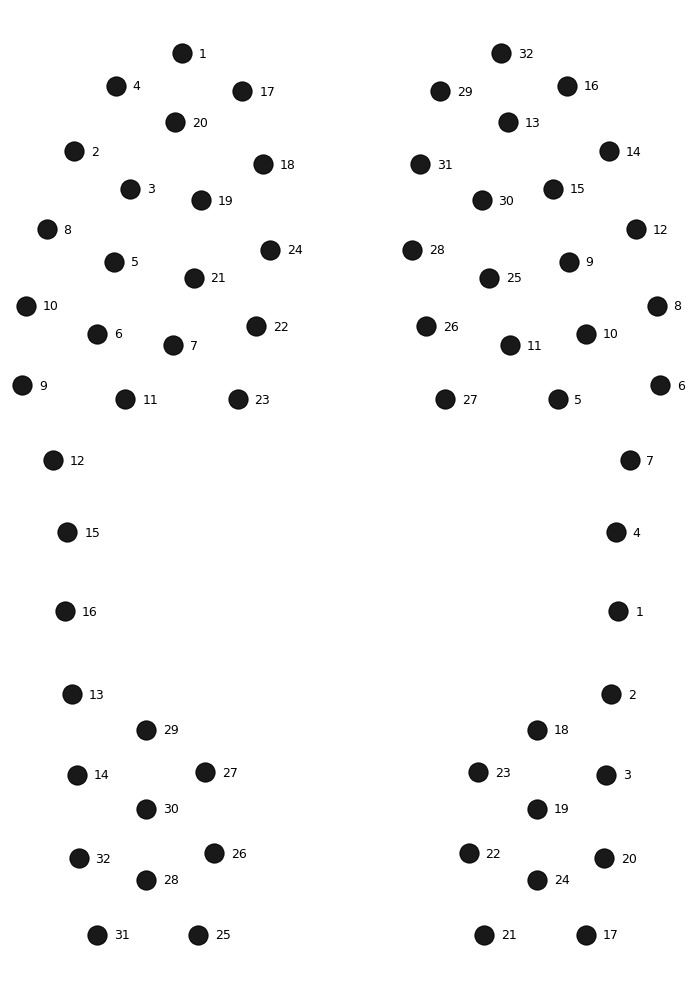
#> input picture data/raw/InsolesOpitrackDataset/insoles-number.jpeg, 695 x 989 px
$ python verify_sensor_layout.py
#> lines starting #> are read from the running program, lines starting #| are printed output that depends on the picture
"""Check which CSV pressure column belongs to which sensor on the insole diagram.

Why this exists: the dataset documents the sensors only as "PressureSensor 0-31"
and shows a numbered diagram (insoles-number.jpeg, labels 1-32). The link between
the two was not documented, so we TEST the natural guess
(CSV index i  ->  diagram label i+1, left file -> left diagram, right -> right).

Two independent tests on the real recordings, each compared with shuffled layouts:
  1. Heel-to-toe timing. In each step the heel loads first and the toes last, so a
     sensor's average timing inside a step should follow its position along the foot.
  2. Neighbours move together. Sensors that sit close on the diagram should have
     more similar load patterns than distant ones.

The result is EVIDENCE for the mapping, not confirmation from the dataset authors.

Run from the project root (needs: pip install scipy pillow matplotlib):

    python research/verify_sensor_layout.py

Writes backend/sensor_layout.json (used by the app) and outputs/layout_check.png
(detected sensors with their labels; compare it with insoles-number.jpeg).
"""

import json
import sys
from pathlib import Path

import numpy as np
import pandas as pd
from PIL import Image
from scipy import ndimage as ndi
from scipy.spatial.distance import pdist
from scipy.stats import spearmanr

ROOT = Path(__file__).resolve().parent.parent
sys.path.insert(0, str(ROOT))
from backend import config  # noqa: E402

IMAGE = config.DATASET_DIR / "insoles-number.jpeg"
OUT_JSON = ROOT / "backend" / "sensor_layout.json"
OUT_PNG = ROOT / "outputs" / "layout_check.png"
RNG = np.random.default_rng(0)

# Label numbers read by eye from insoles-number.jpeg (approximate pixel centres).
# They are only used to NAME the dots found by the detector below; the positions
# used by the app come from the detector. Check outputs/layout_check.png.
SEED_LEFT = {1:(182,53),4:(116,86),17:(242,91),20:(175,122),2:(74,151),18:(263,164),3:(130,189),19:(201,200),8:(47,229),24:(270,250),5:(114,262),21:(194,278),10:(26,306),6:(97,334),22:(256,326),7:(173,345),9:(22,385),11:(125,399),23:(238,399),12:(53,460),15:(67,532),16:(65,611),13:(72,694),29:(146,730),14:(77,775),27:(205,772),30:(146,809),32:(79,857),26:(214,853),28:(146,880),31:(97,935),25:(198,935)}
SEED_RIGHT = {32:(501,53),16:(567,86),29:(440,91),13:(508,122),14:(609,151),31:(420,164),15:(553,189),30:(482,200),12:(636,229),28:(412,250),9:(569,262),25:(489,278),8:(657,306),26:(426,326),10:(586,334),11:(510,345),6:(660,385),27:(445,399),5:(558,399),7:(630,460),4:(616,532),1:(618,611),2:(611,694),18:(537,730),3:(606,775),23:(478,772),19:(537,809),20:(604,857),22:(469,853),24:(537,880),21:(484,935),17:(586,935)}


def detect_dots():
    """Centres of the 64 black sensor dots (all the same size; digits are far smaller)."""
    gray = np.array(Image.open(IMAGE).convert("L"))
    labelled, n = ndi.label(gray < 100)
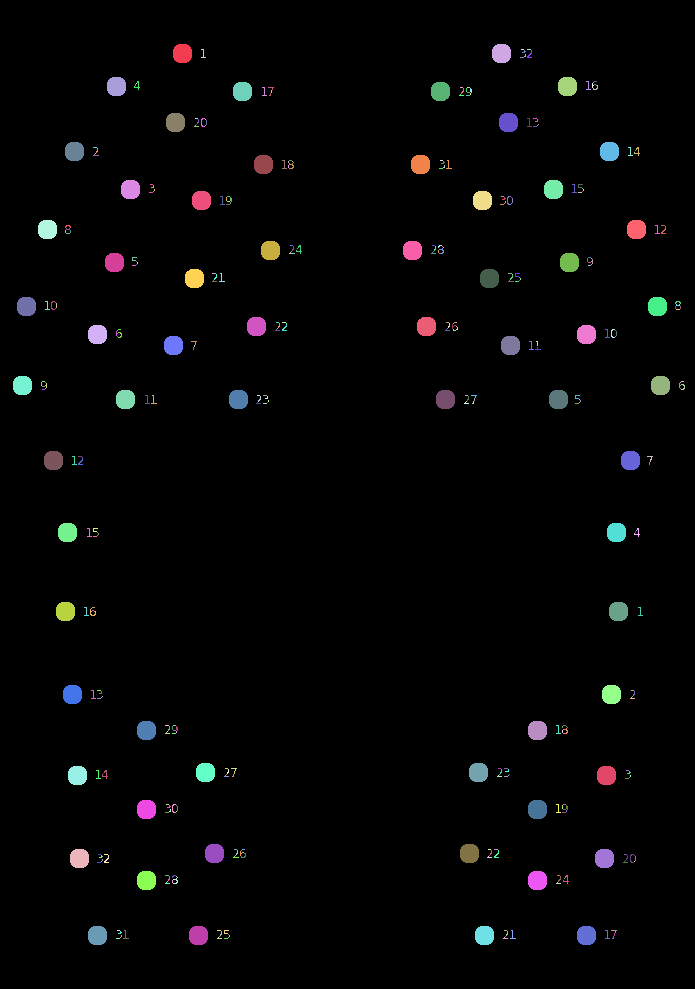
#> labelled: shape (989, 695) int32; 432 distinct labels, from 0 to 431; one colour per label, 0 black
#> n = 431
    areas = ndi.sum(np.ones_like(gray), labelled, range(1, n + 1))
#> areas = 431 values, max 313 at index 0, min 1 at index 16, mean 51.06
    keep = [i + 1 for i, a in enumerate(areas) if a > 150]
#> keep = 64 values from 1 to 407
    if len(keep) != 64:
        raise SystemExit(f"Expected 64 sensor dots, found {len(keep)}")
    centres = ndi.center_of_mass(np.ones_like(gray), labelled, keep)
#> centres = 64 pairs, first value 53 to 935, second value 22 to 660
    return np.array([(x, y) for y, x in centres]), gray.shape[1]


def name_dots(dots, seeds):
    """Give each detected dot its label (nearest seed, one-to-one)."""
    out = {}
    for label, (sx, sy) in seeds.items():
        d = np.hypot(dots[:, 0] - sx, dots[:, 1] - sy)
        j = int(d.argmin())
        if d[j] > 20:
            raise SystemExit(f"No dot near label {label}")
        out[label] = tuple(dots[j])
    if len({v for v in out.values()}) != 32:
        raise SystemExit("Two labels matched the same dot")
    return out


def load_side(side):
    """Per-frame sensor shares (for the neighbour test) and stance timings."""
    timing_num, timing_den, stances, shares = np.zeros(32), np.zeros(32), 0, []
    for p in range(1, 16):
        for t in range(1, 11):
            f = config.DATASET_DIR / f"P{p}" / f"M{t}" / f"M{t}_Preassure_{side}.csv"
            if not f.exists():
                continue
            P = pd.read_csv(f)[config.SENSOR_COLUMNS].to_numpy(float)
            s = P.sum(1)
            on = s > 0.25 * np.percentile(s, 95)
            if on.any():
                shares.append(P[on] / P[on].sum(1, keepdims=True))
            i = 0
            while i < len(on):
                if not on[i]:
                    i += 1
                    continue
                j = i
                while j < len(on) and on[j]:
                    j += 1
                if j - i >= 6 and i > 0 and j < len(on):      # complete steps only
                    seg = P[i:j] - P[i:j].min(0)
                    tt = np.linspace(0, 1, j - i)[:, None]
                    timing_num += (seg * tt).sum(0)
                    timing_den += seg.sum(0)
                    stances += 1
                i = j
    return timing_num / np.maximum(timing_den, 1e-9), np.vstack(shares), stances


def run_tests(side, positions):
    """positions: {label: (x, y)}. Hypothesis: CSV index i -> label i+1."""
    timing, shares, stances = load_side(side)
    xy = np.array([positions[i + 1] for i in range(32)], float)
    # Test 1: later in the step <-> nearer the toes (smaller y) => negative rho
    rho_t = spearmanr(timing, xy[:, 1]).statistic
    null_t = np.array([spearmanr(timing, RNG.permutation(xy[:, 1])).statistic for _ in range(3000)])
    # Test 2: closer on the diagram <-> more similar load share => negative rho
    corr = np.corrcoef(shares.T)[np.triu_indices(32, 1)]
    rho_n = spearmanr(corr, pdist(xy)).statistic
    null_n = np.array([spearmanr(corr, pdist(xy[RNG.permutation(32)])).statistic for _ in range(3000)])
    return {
        "steps_used": int(stances), "loaded_frames_used": int(len(shares)),
        "heel_to_toe_timing": {"spearman_rho": round(float(rho_t), 3),
                               "best_of_3000_shuffles": round(float(np.abs(null_t).max()), 3)},
        "neighbour_similarity": {"spearman_rho": round(float(rho_n), 3),
                                 "best_of_3000_shuffles": round(float(null_n.min()), 3)},
    }


def side_layout(side, dots_named):
    xs = {l: p[0] for l, p in dots_named.items()}
    ys = {l: p[1] for l, p in dots_named.items()}
    pts = np.array([(xs[l], ys[l]) for l in range(1, 33)])
    nn = np.sort(np.hypot(*(pts[:, None] - pts[None]).transpose(2, 0, 1)), axis=1)[:, 1]
    radius = float(0.4 * np.median(nn))
    pad = radius * 1.3
    x0, y0 = pts[:, 0].min() - pad, pts[:, 1].min() - pad
    return {
        "width": round(float(pts[:, 0].max() - pts[:, 0].min() + 2 * pad), 1),
        "height": round(float(pts[:, 1].max() - pts[:, 1].min() + 2 * pad), 1),
        "radius": round(radius, 1),
        "sensors": [{"csv_index": l - 1, "label": l, "x": round(float(xs[l] - x0), 1),
                     "y": round(float(ys[l] - y0), 1)} for l in range(1, 33)],
    }


def main():
    dots, width = detect_dots()
#> dots = 64 pairs, first value 22 to 660, second value 53 to 935; width = 695
    named = {"L": name_dots(dots[dots[:, 0] < width / 2], SEED_LEFT),
             "R": name_dots(dots[dots[:, 0] >= width / 2], SEED_RIGHT)}
#> the loop in name_dots, `for label, (sx, sy) in seeds.items():` made 32 passes
#> j on passes 1 to 12: 0, 1, 2, 3, 4, 5, 6, 7, 8, 9, 10, 11
#> after the loop in name_dots, `for label, (sx, sy) in seeds.items():`: out = 32 items
#> the loop in name_dots (call 2), `for label, (sx, sy) in seeds.items():` made 32 passes
    result = {
        "status": "supported_by_data_not_confirmed_by_authors",
        "mapping": "CSV column PressureSensor i = diagram label i+1; "
                   "_L files use the left diagram, _R files the right diagram.",
        "method": "research/verify_sensor_layout.py (heel-to-toe timing and neighbour-similarity tests, "
                  "each compared with 3000 shuffled layouts).",
        "limits": "Supports the heel-to-toe and neighbour structure of the diagram. Medial/lateral "
                  "orientation and the author's intent are not tested.",
        "sides": {},
    }
    for side in "LR":
        print(f"Testing {side} insole...")
        evidence = run_tests(side, named[side])
        print("  ", evidence)
        result["sides"][side] = {**side_layout(side, named[side]), "evidence": evidence}
#> after the loop, result = 5 items
    OUT_JSON.write_text(json.dumps(result, indent=1))
    print("Wrote", OUT_JSON)

    import matplotlib
    matplotlib.use("Agg")
    import matplotlib.pyplot as plt
    fig, axes = plt.subplots(1, 2, figsize=(9, 11))
    for ax, side in zip(axes, "LR"):
        lay = result["sides"][side]
        for s in lay["sensors"]:
            ax.add_patch(plt.Circle((s["x"], s["y"]), lay["radius"], color="#0e5a6e", alpha=.25))
            ax.text(s["x"], s["y"], f'{s["label"]}\n(S{s["csv_index"]})', ha="center", va="center", fontsize=7)
        ax.set_xlim(0, lay["width"]); ax.set_ylim(lay["height"], 0); ax.set_aspect("equal")
        ax.set_title(f"{'Left' if side == 'L' else 'Right'} insole: diagram label (CSV sensor)")
    fig.tight_layout(); OUT_PNG.parent.mkdir(exist_ok=True); fig.savefig(OUT_PNG, dpi=110)
    print("Wrote", OUT_PNG)


if __name__ == "__main__":
#> (the run stopped early here; a loop or call above may not have finished)
